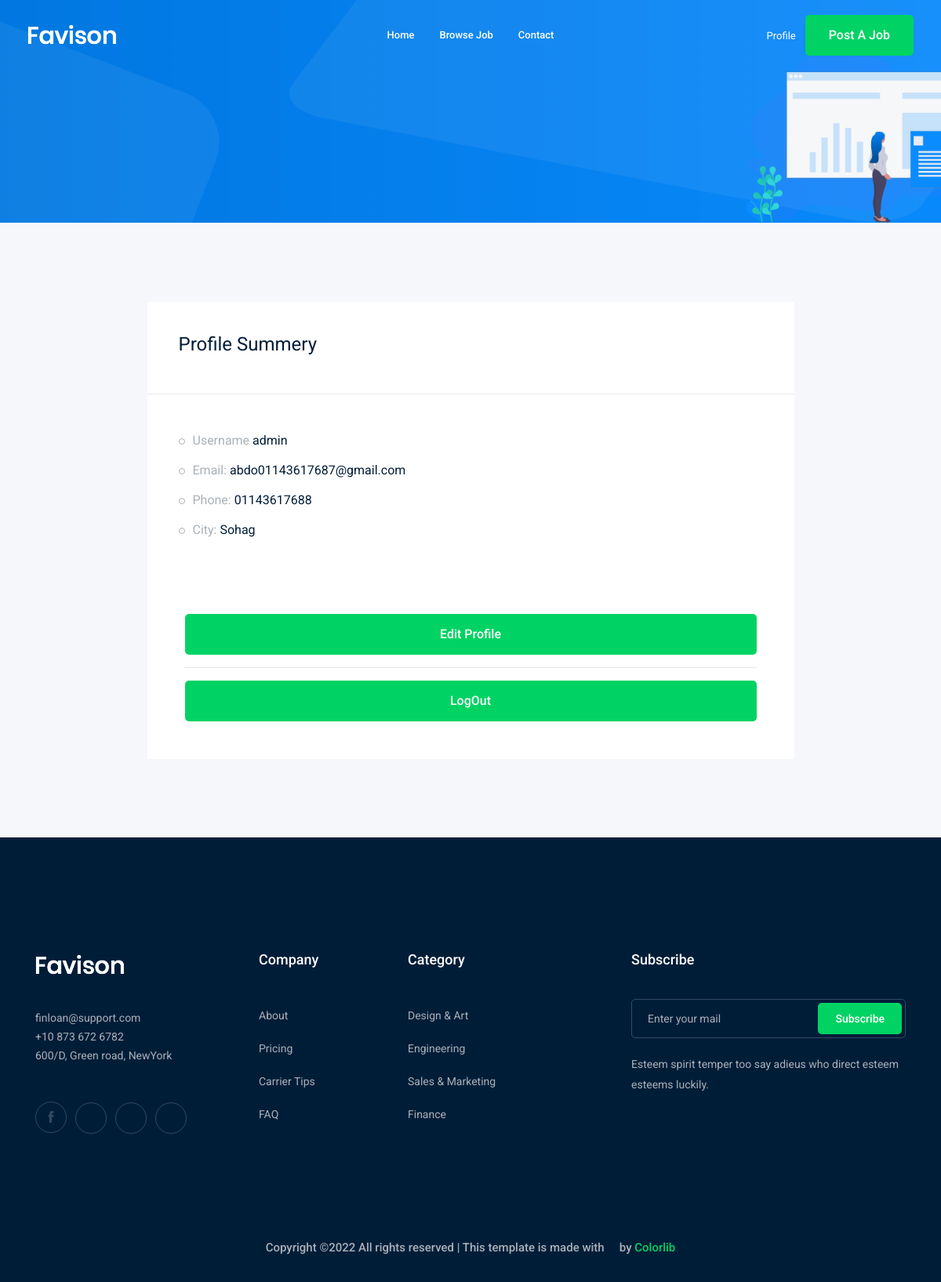
/accounts/profile/ (signed in), run on the app's committed database.
### accounts/models.py (models this page shows)
class Profile(models.Model):
    user = models.OneToOneField(User,on_delete=models.CASCADE)
    city = models.ForeignKey(City,related_name="user_city",on_delete=models.CASCADE,null=True,blank=True)
    phone = models.CharField(max_length=15)
    image = models.ImageField(upload_to = 'profile/')
    def __str__(self):
        return str(self.user)

class City(models.Model):
    name = models.CharField(max_length=30)
    def __str__(self):
        return str(self.name)

### accounts/views.py (the view)
# urls.py: path('profile/',views.profile,name='profile'),
def profile(request):
    profile = Profile.objects.get(user=request.user)
    return render(request,'accounts/profile.html',{'profile':profile})

### accounts/templates/accounts/profile.html (shortened to what this page needs)
{% extends 'base.html'%}
{% load bootstrap4 %}
    {% block body %}
    <div class="bradcam_area bradcam_bg_1">
        <div class="container">
            <div class="row">
                <div class="col-xl-12">
                </div>
            </div>
        </div>
    </div>
    <div class="job_details_area">
        <div class="container">
            <div class="row">
                <div class="col-lg-9 mx-auto">
                    <div class="job_sumary">
                        <div class="summery_header">
                            <h3>Profile Summery</h3>
                        </div>
                        <div class="job_content">
                            <ul>
                                <li>Username <span>{{profile}}</span></li>
                                <li>Email: <span>{{profile.user.email}}</span></li>
                                <li>Phone: <span>{{profile.phone}}</span></li>
                                <li>City: <span>{{profile.city}}</span></li>
                            </ul>
                        </div>
                        <div class='p-5'>
                            <a href="{% url 'accounts:profile_edit'%}"class="boxed-btn3 w-100">Edit Profile</a>
                            <hr>
                            <a href="{% url 'logout'%}"class="boxed-btn3 w-100">LogOut</a>
                        </div>
                    </div>
                </div>
            </div>
        </div>
    </div>
    {% endblock body %}

### data on the page
Profile: user.username "admin", user.email "abdo01143617687@gmail.com", phone "01143617688", city "Sohag"
